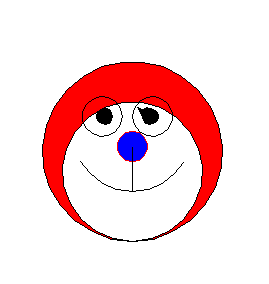

Recreate this plot in Python.
from turtle import *
speed(20)
setup(400,400,100,200)
penup()
seth(270)
fd(100)
pendown()
seth(0)
begin_fill()
color("black","red")
circle(90,360)
end_fill()
begin_fill()

color("black","white")
circle(70,360)
end_fill()
penup()
seth(90)
fd(80)
seth(0)
pendown()
begin_fill()
color("red","blue")
circle(15,360)
end_fill()
color("black")
seth(270)
penup()
fd(30)
pendown()
seth(0)
circle(60,60)
penup()
circle(60,240)
pendown()
circle(60,60)
seth(90)
fd(45)
penup()
fd(40)
seth(270)
fd(10)
pendown()
circle(20,360)
seth(180)
penup()
fd(10)
seth(90)
pendown()
circle(20,360)
seth(180)
penup()
fd(10)
seth(90)
pendown()
begin_fill()
color("black","black")
circle(8,360)
end_fill()
seth(0)
penup()
fd(30)
pendown()
seth(270)
begin_fill()
color("black","black")
circle(8,360)
end_fill()
